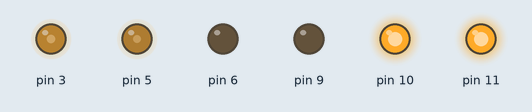
This sketch was run on a simulated Arduino Uno, built with avr-gcc and run on an emulated ATmega328P. On the bench: output pins drawn as LEDs (lit = HIGH).

Above: at 0.1 s.
Timing chart, 0 to 1.6 s (numbered marks = the images above):
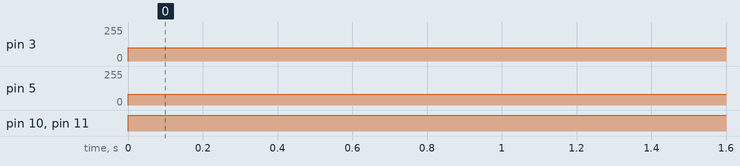

The sketch:

sketch_jan05a.ino
```cpp
void setup()
{
  pinMode(3,OUTPUT);
  pinMode(5,OUTPUT);
  pinMode(6,OUTPUT);
  pinMode(9,OUTPUT);
  pinMode(10,OUTPUT);
  pinMode(11,OUTPUT);

}

void loop()
{
   /* for(int i=0;i<=255;)
    {
      analogWrite(3,i);

      analogWrite(6,i);
      analogWrite(9,i);

      analogWrite(11,i);

      i=i+3;
      delay(300);

    }

    for(int i=255;i>=0;)
    {

      analogWrite(5,i);
      analogWrite(6,i);

      analogWrite(10,i);
      analogWrite(11,i);
      i=i-3;
      delay(300);
    }*/
    analogWrite(3,100);
    analogWrite(5,80);
    analogWrite(6,0);

    analogWrite(9,0);
    analogWrite(10,255);
    analogWrite(11,255);

}
```

Measured:
- by itself, pin 3: 0/255 → 100/255 at 0.00 s
- by itself, pin 5: 0/255 → 80/255 at 0.00 s
- by itself, pin 10, pin 11: LOW → HIGH at 0.00 s
